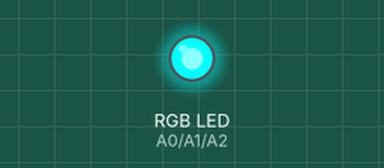
This sketch was run on a simulated Arduino Uno, built with avr-gcc and run on an emulated ATmega328P. Shown: an RGB LED mixed from three pins (HIGH = lit).

Above: at 0.15 s.
At 0.75 s:
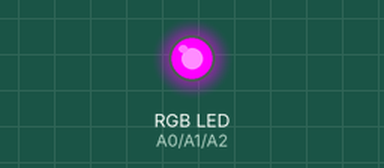
At 1.05 s:
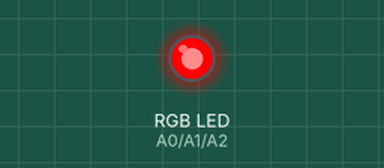
At 1.95 s:
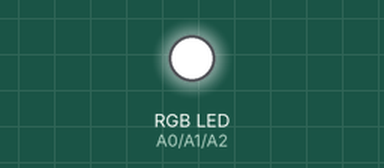
At 2.85 s:
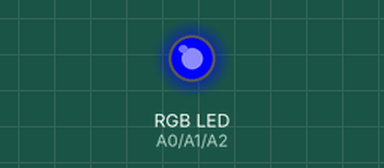
Timing chart, 0 to 3.5 s (numbered marks = the images above):
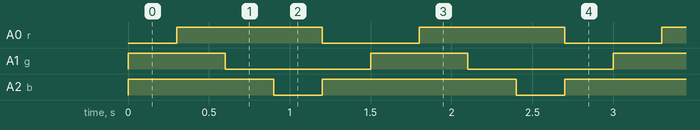

The sketch:

led_rgb.ino
```cpp
#define r A0
#define g A1
#define b A2
void setup() {
  pinMode(r,OUTPUT);
  pinMode(g,OUTPUT);
  pinMode(b,OUTPUT);
}

void loop() {
 RGB(0,255,255);
 delay(300);
 RGB(255,255,255);
 delay(300);
 RGB(255,0,255);
 delay(300);
 RGB(255,0,0);
 delay(300);
 RGB(0,0,255);
 delay(300);
}
void RGB(int R , int G, int B){
  analogWrite(r,R);
  analogWrite(g,G);
  analogWrite(b,B);
}
```

Measured:
- by itself, A0 (r): alternates HIGH for 0.90 s and LOW for 0.60 s
- by itself, A1 (g): alternates HIGH for 0.60 s and LOW for 0.90 s
- by itself, A2 (b): repeats every 1.5 s: LOW 0.30 s, HIGH 1.2 s
